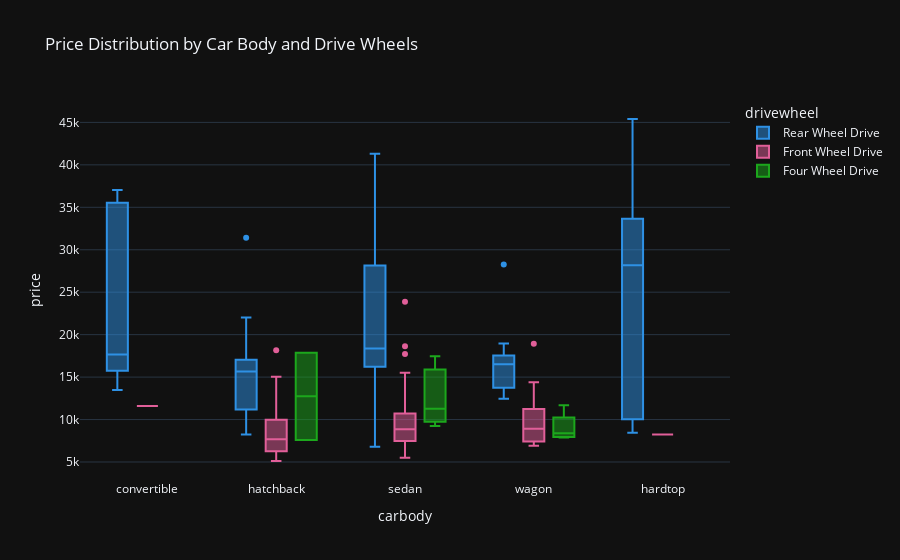

Source (notebook cell):
### Markdown cell above
# Additional insights from the price vs engine size regplot:
1. The regplot provides a clearer visualization of the linear relationship between engine size and price, highlighting the strength and direction of the correlation.
2. The regression line allows us to observe the overall trend and estimate how much price increases per unit increase in engine size.
3. Outliers are more easily identified, showing cars with unusually high or low prices for their engine size.
4. The spread of data points around the regression line gives a sense of variability and potential heteroscedasticity (variance changes with engine size).
5. The regplot can reveal if there are clusters or gaps in the data, indicating possible segmentation in the market (e.g., economy vs luxury cars).

### Code cell
# plotly box plot for price by carbody and drivewheel
fig = px.box(
    cars_df, 
    x='carbody', 
    y='price', 
    color='drivewheel',
    title='Price Distribution by Car Body and Drive Wheels',
    color_discrete_sequence=px.colors.qualitative.Dark24
)
fig.update_layout(template='plotly_dark')
fig.show()

### Figure 1 — Plotly figure (JSON) as saved in the notebook; plotly's stock layout.template omitted (floating-point values rounded to 4 significant figures)
{"data": [{"alignmentgroup": "True", "hovertemplate": "drivewheel=Rear Wheel Drive<br>carbody=%{x}<br>price=%{y}<extra></extra>", "legendgroup": "Rear Wheel Drive", "marker": {"color": "#2E91E5"}, "name": "Rear Wheel Drive", "notched": false, "offsetgroup": "Rear Wheel Drive", "orientation": "v", "showlegend": true, "type": "box", "x": ["convertible", "convertible", "hatchback", "sedan", "sedan", "sedan", "sedan", "sedan", "sedan", "sedan", "sedan", "sedan", "hatchback", "sedan", "sedan", "sedan", "hatchback", "hatchback", "hatchback", "hatchback", "sedan", "sedan", "sedan", "wagon", "hardtop", "sedan", "sedan", "convertible", "sedan", "hardtop", "hatchback", "hatchback", "hatchback", "hatchback", "sedan", "sedan", "wagon", "wagon", "sedan", "sedan", "wagon", "wagon", "sedan", "sedan", "sedan", "hatchback", "hatchback", "hardtop", "hardtop", "convertible", "hatchback", "sedan", "hatchback", "sedan", "hatchback", "hardtop", "hardtop", "hatchback", "hardtop", "hatchback", "convertible", "hatchback", "hatchback", "sedan", "wagon", "sedan", "wagon", "sedan", "wagon", "sedan", "wagon", "sedan", "sedan", "sedan", "sedan", "sedan"], "x0": " ", "xaxis": "x", "y": [13495, 16500, 16500, 16430, 16925, 20970, 21105, 24565, 30760, 41315, 36880, 6785, 11048, 32250, 35550, 36000, 10945, 11845, 13645, 15645, 18280, 18344, 25552, 28248, 28176, 31600, 34184, 35056, 40960, 45400, 16503, 17199, 19699, 18399, 11900, 13200, 12440, 13860, 15580, 16900, 16695, 17075, 16630, 17950, 18150, 12764, 22018, 32528, 34028, 37028, 31400, 8058, 8238, 9298, 9538, 8449, 9639, 9989, 11199, 11549, 17669, 16558, 15998, 15690, 15750, 12940, 13415, 15985, 16515, 18420, 18950, 16845, 19045, 21485, 22470, 22625], "y0": " ", "yaxis": "y"}, {"alignmentgroup": "True", "hovertemplate": "drivewheel=Front Wheel Drive<br>carbody=%{x}<br>price=%{y}<extra></extra>", "legendgroup": "Front Wheel Drive", "marker": {"color": "#E15F99"}, "name": "Front Wheel Drive", "notched": false, "offsetgroup": "Front Wheel Drive", "orientation": "v", "showlegend": true, "type": "box", "x": ["sedan", "sedan", "sedan", "wagon", "sedan", "hatchback", "hatchback", "sedan", "hatchback", "hatchback", "hatchback", "hatchback", "sedan", "sedan", "sedan", "wagon", "hatchback", "hatchback", "hatchback", "hatchback", "hatchback", "hatchback", "sedan", "wagon", "hatchback", "hatchback", "sedan", "sedan", "sedan", "sedan", "sedan", "sedan", "hatchback", "hatchback", "hatchback", "sedan", "sedan", "hatchback", "sedan", "hatchback", "sedan", "sedan", "hatchback", "hatchback", "hatchback", "hatchback", "hatchback", "hatchback", "hatchback", "hatchback", "hatchback", "hatchback", "sedan", "sedan", "sedan", "sedan", "sedan", "sedan", "sedan", "sedan", "wagon", "sedan", "hatchback", "sedan", "wagon", "hardtop", "hatchback", "sedan", "sedan", "wagon", "sedan", "hatchback", "hatchback", "hatchback", "sedan", "sedan", "wagon", "wagon", "hatchback", "hatchback", "sedan", "hatchback", "sedan", "hatchback", "sedan", "hatchback", "hatchback", "sedan", "sedan", "sedan", "wagon", "wagon", "hatchback", "hatchback", "hatchback", "wagon", "sedan", "hatchback", "sedan", "hatchback", "sedan", "hatchback", "sedan", "sedan", "sedan", "hatchback", "sedan", "hatchback", "sedan", "sedan", "sedan", "sedan", "sedan", "sedan", "sedan", "convertible", "hatchback", "sedan", "sedan", "wagon"], "x0": " ", "xaxis": "x", "y": [13950, 15250, 17710, 18920, 23875, 5151, 6295, 6575, 5572, 6377, 7957, 6229, 6692, 7609, 8558, 8921, 12964, 6479, 6855, 5399, 6529, 7129, 7295, 7295, 7895, 9095, 8845, 10295, 12945, 10345, 8916, 8916, 5195, 6095, 6795, 6695, 7395, 8845, 8495, 10595, 10245, 10795, 11245, 5389, 6189, 6669, 7689, 9959, 8499, 12629, 14869, 14489, 6989, 8189, 9279, 9279, 5499, 7099, 6649, 6849, 7349, 7299, 7799, 7499, 7999, 8249, 8949, 9549, 13499, 14399, 13499, 5572, 7957, 6229, 6692, 7609, 8921, 9295, 9895, 11850, 12170, 15040, 15510, 18150, 18620, 5118, 7053, 7126, 7775, 9960, 7463, 10198, 5348, 6338, 6488, 6918, 6938, 7198, 7898, 7788, 7738, 8358, 9258, 8948, 10698, 9988, 10898, 11248, 7775, 7975, 7995, 8195, 8495, 9495, 9995, 11595, 9980, 13295, 13845, 12290], "y0": " ", "yaxis": "y"}, {"alignmentgroup": "True", "hovertemplate": "drivewheel=Four Wheel Drive<br>carbody=%{x}<br>price=%{y}<extra></extra>", "legendgroup": "Four Wheel Drive", "marker": {"color": "#1CA71C"}, "name": "Four Wheel Drive", "notched": false, "offsetgroup": "Four Wheel Drive", "orientation": "v", "showlegend": true, "type": "box", "x": ["sedan", "hatchback", "hatchback", "sedan", "sedan", "wagon", "wagon", "wagon", "wagon"], "x0": " ", "xaxis": "x", "y": [17450, 17859, 7603, 9233, 11259, 8013, 11694, 7898, 8778], "y0": " ", "yaxis": "y"}], "layout": {"boxmode": "group", "legend": {"title": {"text": "drivewheel"}, "tracegroupgap": 0}, "title": {"text": "Price Distribution by Car Body and Drive Wheels"}, "xaxis": {"anchor": "y", "domain": [0, 1], "title": {"text": "carbody"}}, "yaxis": {"anchor": "x", "domain": [0, 1], "title": {"text": "price"}}}}
